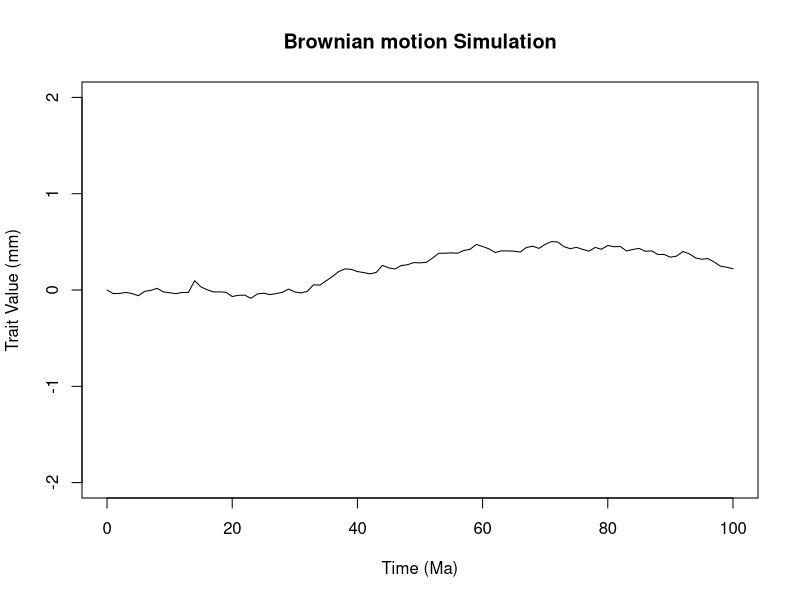
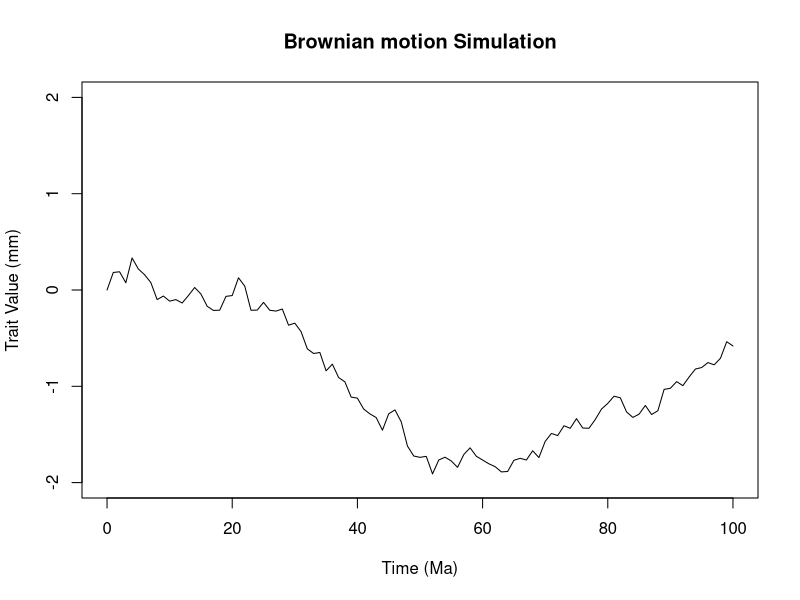
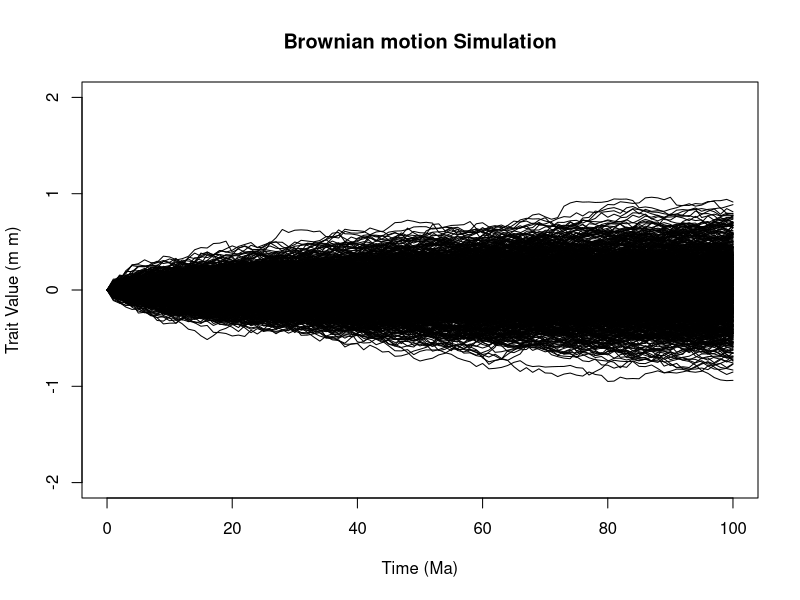
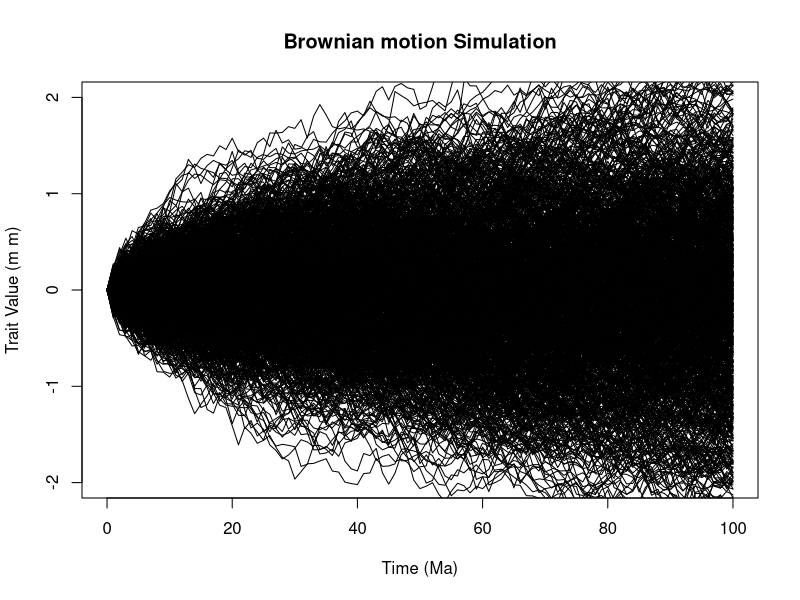

Source code (R) for these figures, in order:
t <- 0:100 # time
sig2 <- 0.001
## first, simulate a set of random deviates
x <- rnorm(n = length(t) - 1, sd = sqrt(sig2))
## now compute their cumulative sum
x <- c(0, cumsum(x))
plot(t, x, type = "l", ylim = c(-2, 2),xlab="Time (Ma)",ylab="Trait Value (mm)",main ="Brownian motion Simulation")

sig2 <- 0.01
## first, simulate a set of random deviates
x <- rnorm(n = length(t) - 1, sd = sqrt(sig2))
## now compute their cumulative sum
x <- c(0, cumsum(x)) # stores in x the cumulative sum at each time step
plot(t, x, type = "l", ylim = c(-2, 2),xlab="Time (Ma)",ylab="Trait Value (mm)",main ="Brownian motion Simulation")

nsim<-1000
sig2 <- 0.001
X <- matrix(rnorm(n = nsim * (length(t) - 1), sd = sqrt(sig2)), nsim, length(t) - 1)
X <- cbind(rep(0, nsim), t(apply(X, 1, cumsum)))
plot(t, X[1, ], ylim = c(-2, 2), type = "l",,xlab="Time (Ma)",ylab="Trait Value (m m)",main="Brownian motion Simulation")
apply(X[2:nsim, ], 1, function(x, t) lines(t, x), t = t)

sig2<-0.01
X <- matrix(rnorm(n = nsim * (length(t) - 1), sd = sqrt(sig2)), nsim, length(t) -
              1)
X <- cbind(rep(0, nsim), t(apply(X, 1, cumsum)))
plot(t, X[1, ], ylim = c(-2, 2), type = "l",,xlab="Time (Ma)",ylab="Trait Value (m m)",main="Brownian motion Simulation")
apply(X[2:nsim, ], 1, function(x, t) lines(t, x), t = t)
